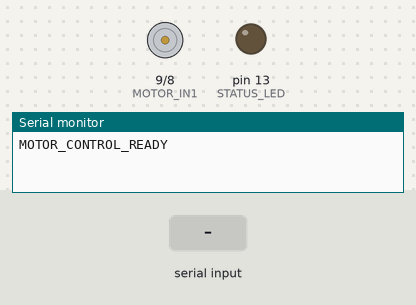
The sketch below on a simulated Arduino Uno, built with avr-gcc and run on an emulated ATmega328P. Shown: motor-driver pin pairs drawn as motors (green arrow = first pin HIGH = forward, orange = second pin HIGH = backward, longer = more drive, scaled by the enable pin), output pins drawn as LEDs (lit = HIGH), the last lines printed to the serial monitor. Inputs (shaded band) come from the test bench.

Above: at 1.8 s.
1.9 s: "M\n" received over Serial
At 4.2 s:
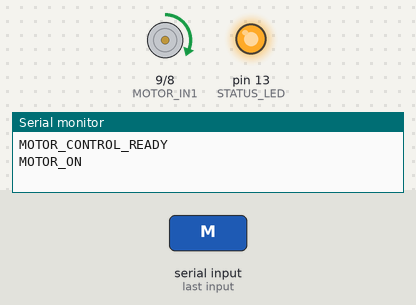
4.9 s: byte 83 ('S') received over Serial
At 6.2 s:
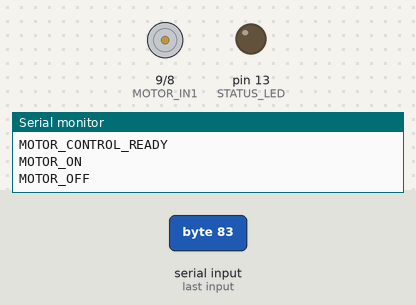
7.9 s: "1\n" received over Serial
At 8.05 s:
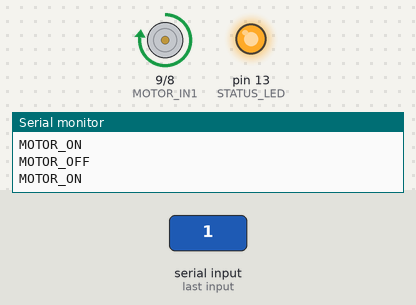
10.9 s: "S\n" received over Serial
At 12.0 s:
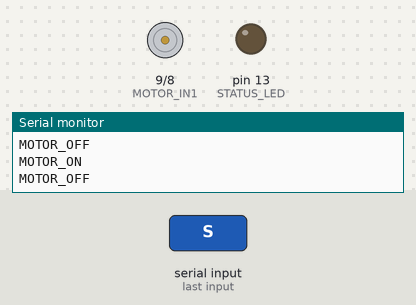
Timing chart, 0 to 13.4 s (numbered marks = the images above; inputs shaded):
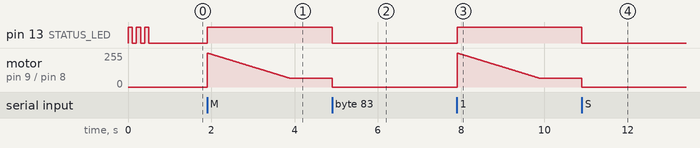

Measured:
- after the input at 1.9 s, pin 13 (STATUS_LED): LOW → HIGH at once
- after the input at 4.9 s, pin 13 (STATUS_LED): HIGH → LOW at once; motor on pin 9 (MOTOR_IN1) / pin 8 (MOTOR_IN2): forward 64/255 → stopped at once
- after the input at 7.9 s, pin 13 (STATUS_LED): LOW → HIGH at once
- after the input at 10.9 s, pin 13 (STATUS_LED): HIGH → LOW at once; motor on pin 9 (MOTOR_IN1) / pin 8 (MOTOR_IN2): forward 64/255 → stopped at once

The sketch:

motor_control_decreasing.ino
```cpp
/*
 * Motor Control for mmWave Recording
 *
 * This Arduino sketch controls a vibration motor via L298N driver.
 * It receives commands from the Lua script over serial:
 *   'M' or '1' = Motor ON
 *   'S' or '0' = Motor STOP
 *   '?' = Query status
 *
 * L298N Connections:
 *   - IN1 -> Arduino Pin 9 (PWM capable)
 *   - IN2 -> Arduino Pin 8
 *   - ENA -> Arduino Pin 10 (PWM capable)
 *   - GND -> Arduino GND
 */

// Pin definitions for L298N
const int MOTOR_IN1 = 9;     // Direction pin 1
const int MOTOR_IN2 = 8;     // Direction pin 2
const int MOTOR_ENA = 10;    // Enable/PWM pin

// Motor speed settings
const int START_SPEED = 255;
const int TARGET_SPEED = 64;
const unsigned long RAMP_DURATION = 2000; // 2000ms = 2 seconds

// LED for status indication
const int STATUS_LED = 13;

// Motor state
bool motorRunning = false;
bool isRamping = false;
unsigned long rampStartTime = 0;

void setup() {
  // Initialize serial communication
  Serial.begin(9600);

  // Set motor control pins as outputs
  pinMode(MOTOR_IN1, OUTPUT);
  pinMode(MOTOR_IN2, OUTPUT);
  pinMode(MOTOR_ENA, OUTPUT);
  pinMode(STATUS_LED, OUTPUT);

  // Ensure motor is OFF at startup
  stopMotor();

  // Flash LED to indicate ready
  for(int i = 0; i < 3; i++) {
    digitalWrite(STATUS_LED, HIGH);
    delay(100);
    digitalWrite(STATUS_LED, LOW);
    delay(100);
  }

  Serial.println("MOTOR_CONTROL_READY");
}

void loop() {
  if (Serial.available() > 0) {
    char command = Serial.read();

    switch(command) {
      case 'M':  // Motor ON
      case '1':
        startMotor();
        Serial.println("MOTOR_ON");
        break;

      case 'S':  // Motor STOP
      case '0':
        stopMotor();
        Serial.println("MOTOR_OFF");
        break;

      case '?':  // Query status
        if(motorRunning) {
          Serial.println("STATUS:ON");
        } else {
          Serial.println("STATUS:OFF");
        }
        break;

      case '\n':  // Ignore newlines
      case '\r':
        break;

      default:
        Serial.print("UNKNOWN:");
        Serial.println(command);
        break;
    }
  }

  // Handle Motor Speed Ramping
  if (motorRunning && isRamping) {
    unsigned long currentTime = millis();
    unsigned long elapsed = currentTime - rampStartTime;

    if (elapsed < RAMP_DURATION) {
      // Linearly increase speed from START_SPEED to TARGET_SPEED
      int currentSpeed = map(elapsed, 0, RAMP_DURATION, START_SPEED, TARGET_SPEED);
      analogWrite(MOTOR_ENA, currentSpeed);
    } else {
      // Ramp finished, maintain target speed
      analogWrite(MOTOR_ENA, TARGET_SPEED);
      isRamping = false;
    }
  }
}

void startMotor() {
  // Set direction (forward)
  digitalWrite(MOTOR_IN1, HIGH);
  digitalWrite(MOTOR_IN2, LOW);

  // Set initial speed
  analogWrite(MOTOR_ENA, START_SPEED);

  // Status LED ON
  digitalWrite(STATUS_LED, HIGH);

  motorRunning = true;

  // Initialize Ramping
  isRamping = true;
  rampStartTime = millis();
}

void stopMotor() {
  // Disable motor
  digitalWrite(MOTOR_IN1, LOW);
  digitalWrite(MOTOR_IN2, LOW);
  analogWrite(MOTOR_ENA, 0);

  // Status LED OFF
  digitalWrite(STATUS_LED, LOW);

  motorRunning = false;
  isRamping = false;
}
```
